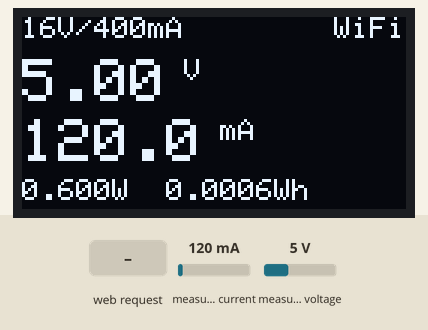
This sketch was run on a simulated ESP32. On the bench: 128×64 one-colour display. The test bench sets the inputs (shaded band); at power-on: measured current 120 mA, measured voltage 5 V. WiFi joins after 1.5 s; servers stay silent unless stated; random numbers use the default seed unless the sketch sets one; what the sketch prints to the serial monitor is not drawn.

Above: at 5.7 s.
5.8 s: HTTP request GET /mode received
At 7.8 s:
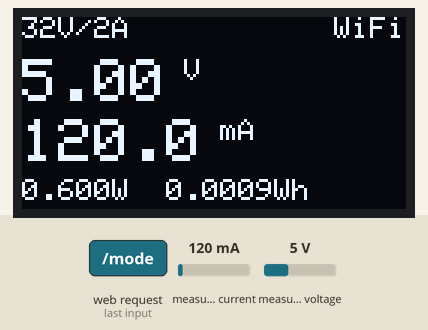
8.8 s: measured current set to 500 mA
At 9.46 s:
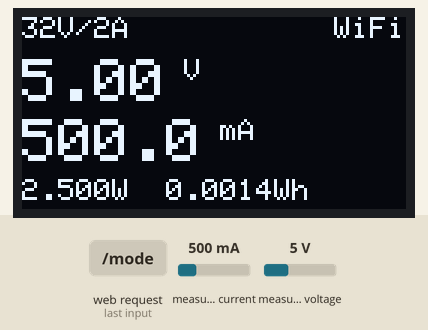
10.5 s: measured voltage set to 0.3 V
At 11.9 s:
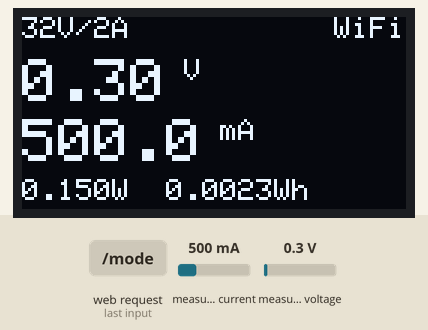
13.5 s: measured current set to 1500 mA
At 14.2 s:
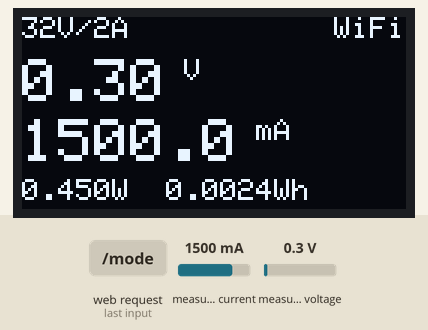
15.9 s: measured voltage set to 3.8 V
At 17.47 s:
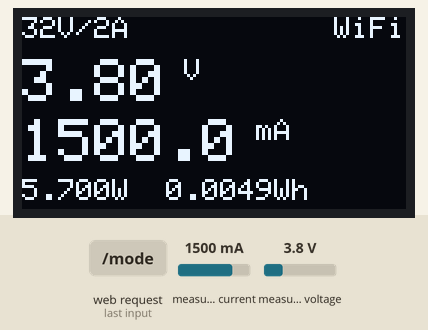
Timing chart, 0 to 18.5 s (numbered marks = the images above; inputs shaded):
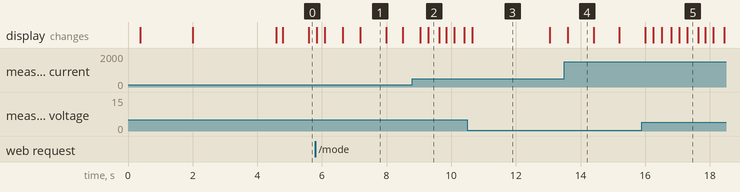

The sketch:

iot_power_meter.ino
```cpp
/*
 * IoT DC Power Meter
 * ESP32 + INA219 + OLED SSD1306 + Web Dashboard
 *
 * โหลดทดสอบ: มอเตอร์เกียร์ ZGA37RG 12V 300rpm (หมุนเปล่า ~0.12A)
 *
 * การต่อสาย
 *   INA219  VCC -> 3.3V   GND -> GND   SDA -> GPIO21   SCL -> GPIO22
 *           Vin+ -> ขั้วบวกแหล่งจ่าย    Vin- -> ขั้วบวกมอเตอร์
 *   OLED    VCC -> 3.3V   GND -> GND   SDA -> GPIO21   SCL -> GPIO22
 *   กราวด์ ESP32 ต้องต่อร่วมกับขั้วลบแหล่งจ่ายเสมอ
 *
 * ปุ่ม BOOT (GPIO0)
 *   กดสั้น  = สลับย่านการวัด (ละเอียด <-> กว้าง)
 *   กดค้าง  = รีเซ็ตค่าพลังงานสะสมและค่าสูงสุด
 *
 * ไลบรารีที่ต้องติดตั้ง
 *   Adafruit INA219, Adafruit SSD1306, Adafruit GFX
 */

#include <Wire.h>
#include <Adafruit_INA219.h>
#include <Adafruit_GFX.h>
#include <Adafruit_SSD1306.h>
#include <WiFi.h>
#include <WebServer.h>

// ---------------- ตั้งค่า ----------------

#define SIM_MODE       false        // true = ใช้ค่าจำลอง ไม่ต้องต่อฮาร์ดแวร์
#define SDA_PIN        21
#define SCL_PIN        22
#define BTN_PIN        0            // ปุ่ม BOOT บนบอร์ด
#define OLED_ADDR      0x3C
#define OLED_W         128
#define OLED_H         64

#define SAMPLES        20           // จำนวนครั้งที่อ่านแล้วเฉลี่ย
#define SAMPLE_MS      200          // คาบการอ่านค่า
#define OLED_MS        250          // คาบการอัปเดตจอ
#define LONG_PRESS_MS  1200

const char* WIFI_SSID = "ใส่ชื่อไวไฟ";
const char* WIFI_PASS = "ใส่รหัสผ่าน";
const char* AP_SSID   = "PowerMeter";   // ใช้เมื่อต่อไวไฟบ้านไม่ได้
const char* AP_PASS   = "12345678";

// ---------------- ตัวแปรร่วม ----------------

Adafruit_INA219 ina219;
Adafruit_SSD1306 display(OLED_W, OLED_H, &Wire, -1);
WebServer server(80);

float voltage_V  = 0;      // แรงดันที่โหลดได้รับ
float current_mA = 0;
float power_W    = 0;
double energy_Wh = 0;
float peak_mA    = 0;      // จับกระแสสูงสุด เช่น ตอนมอเตอร์สตาร์ท
float peak_W     = 0;

uint8_t range = 0;         // 0 = ละเอียด 16V/400mA, 1 = กว้าง 32V/2A
bool sensorOK  = false;
bool oledOK    = false;
bool apMode    = false;
String ipText  = "-";

unsigned long lastSample = 0;
unsigned long lastOled   = 0;
unsigned long lastEnergy = 0;
unsigned long btnDownAt  = 0;
bool btnHandled = false;

// ---------------- INA219 ----------------

void applyRange() {
  if (range == 0) ina219.setCalibration_16V_400mA();
  else            ina219.setCalibration_32V_2A();
}

const char* rangeName() {
  return range == 0 ? "16V/400mA" : "32V/2A";
}

// สแกนหาอุปกรณ์บนบัส I2C แล้วพิมพ์ผลออก Serial
void scanI2C() {
  Serial.println(F("\n-- I2C scan --"));
  uint8_t found = 0;
  for (uint8_t addr = 1; addr < 127; addr++) {
    Wire.beginTransmission(addr);
    if (Wire.endTransmission() == 0) {
      Serial.printf("  พบอุปกรณ์ที่ 0x%02X", addr);
      if (addr == 0x40) Serial.print(F("  <- INA219"));
      if (addr == 0x3C) Serial.print(F("  <- OLED"));
      Serial.println();
      found++;
    }
  }
  if (found == 0) Serial.println(F("  ไม่พบอะไรเลย -> เช็คสาย SDA/SCL และกราวด์ร่วม"));
  Serial.println(F("--------------"));
}

// ---------------- อ่านค่า ----------------

void readSensor() {
  if (SIM_MODE) {
    // จำลองมอเตอร์: กระแสฐาน 120mA แกว่งเล็กน้อย
    float t = millis() / 1000.0;
    voltage_V  = 12.0 + 0.05 * sin(t * 0.7);
    current_mA = 120.0 + 25.0 * sin(t * 0.3) + random(-30, 30) / 10.0;
    if (current_mA < 0) current_mA = 0;
  } else if (sensorOK) {
    float sumV = 0, sumI = 0;
    for (uint8_t i = 0; i < SAMPLES; i++) {
      sumV += ina219.getBusVoltage_V();
      sumI += ina219.getCurrent_mA();
      delayMicroseconds(200);
    }
    voltage_V  = sumV / SAMPLES;
    current_mA = sumI / SAMPLES;
    if (current_mA < 0) current_mA = 0;   // ตัดค่าติดลบจากสัญญาณรบกวน
  } else {
    return;
  }

  power_W = voltage_V * current_mA / 1000.0;

  // สะสมพลังงาน: W x ชั่วโมง
  unsigned long now = millis();
  if (lastEnergy > 0) {
    energy_Wh += power_W * ((now - lastEnergy) / 3600000.0);
  }
  lastEnergy = now;

  if (current_mA > peak_mA) peak_mA = current_mA;
  if (power_W  > peak_W)  peak_W  = power_W;
}

void resetTotals() {
  energy_Wh = 0;
  peak_mA   = 0;
  peak_W    = 0;
  lastEnergy = millis();
}

// ---------------- จอ OLED ----------------

void drawOled() {
  if (!oledOK) return;
  display.clearDisplay();

  display.setTextSize(1);
  display.setTextColor(SSD1306_WHITE);
  display.setCursor(0, 0);
  display.print(rangeName());
  display.setCursor(OLED_W - 24, 0);
  display.print(apMode ? "AP" : (WiFi.status() == WL_CONNECTED ? "WiFi" : "--"));

  display.setTextSize(2);
  display.setCursor(0, 14);
  display.print(voltage_V, 2);
  display.setTextSize(1);
  display.print(" V");

  display.setTextSize(2);
  display.setCursor(0, 34);
  display.print(current_mA, 1);
  display.setTextSize(1);
  display.print(" mA");

  display.setCursor(0, 54);
  display.print(power_W, 3);
  display.print("W  ");
  display.print(energy_Wh, 4);
  display.print("Wh");

  display.display();
}

// ---------------- หน้าเว็บ ----------------

const char PAGE_HTML[] PROGMEM = R"HTMLPAGE(<!DOCTYPE html>
<html lang="th"><head><meta charset="utf-8">
<meta name="viewport" content="width=device-width,initial-scale=1">
<title>DC Power Meter</title>
<style>
:root{--bg:#0c1220;--bg2:#141d33;--edge:#22304d;--tx:#e8eef8;--dim:#7d8daa;
--cy:#4fd8c6;--am:#f5b642;--vi:#9b8cf0;--red:#ef6a5a}
*{margin:0;box-sizing:border-box}
body{min-height:100vh;background:radial-gradient(120% 80% at 50% 0%,#182444 0%,var(--bg) 62%);
color:var(--tx);font:15px/1.6 system-ui,-apple-system,"Segoe UI",sans-serif;
padding:26px 20px 46px;max-width:680px;margin:0 auto;-webkit-font-smoothing:antialiased}
header{display:flex;justify-content:space-between;align-items:center}
h1{font-size:15px;font-weight:600;letter-spacing:.04em}
#st{font-size:12px;color:var(--dim);border:1px solid var(--edge);border-radius:999px;
padding:4px 11px;background:rgba(255,255,255,.02)}
#st.bad{color:var(--red);border-color:#4a2a2a}
.hero{margin:26px 0 4px;display:flex;align-items:baseline;gap:10px}
.hero b{font:300 62px/1 ui-monospace,Menlo,Consolas,monospace;font-variant-numeric:tabular-nums;
color:var(--cy);text-shadow:0 0 26px rgba(79,216,198,.42)}
.hero i{font-style:normal;font-size:19px;color:var(--dim)}
.hero small{margin-left:auto;font-size:12px;color:var(--dim);text-align:right;line-height:1.4}
canvas{width:100%;height:186px;display:block;margin:4px 0 22px}
.row{display:flex;border-top:1px solid var(--edge);border-bottom:1px solid var(--edge)}
.q{flex:1;padding:15px 4px 14px;position:relative}
.q+.q{border-left:1px solid var(--edge)}
.q b{display:block;font:400 25px/1.15 ui-monospace,Menlo,Consolas,monospace;
font-variant-numeric:tabular-nums}
.q span{font-size:11.5px;color:var(--dim)}
#nv b{color:var(--vi)}
#ni b{color:var(--am)}
#ne b{color:var(--tx)}
.btns{display:flex;gap:11px;margin-top:20px}
button{flex:1;font:inherit;font-size:14px;color:var(--tx);cursor:pointer;
background:linear-gradient(180deg,rgba(255,255,255,.05),rgba(255,255,255,.01));
border:1px solid var(--edge);border-radius:10px;padding:12px}
button:active{background:rgba(79,216,198,.14);border-color:var(--cy)}
</style></head><body>
<header><h1>DC Power Meter</h1><div id="st">กำลังอ่านค่า</div></header>

<div class="hero">
<b id="p">–</b><i>W</i>
<small><span id="pk">–</span><br><span id="up">–</span></small>
</div>
<canvas id="c"></canvas>

<div class="row">
<div class="q" id="nv"><b id="v">–</b><span>แรงดัน · โวลต์</span></div>
<div class="q" id="ni"><b id="i">–</b><span>กระแส · มิลลิแอมป์</span></div>
<div class="q" id="ne"><b id="e">–</b><span>พลังงานสะสม · Wh</span></div>
</div>

<div class="btns">
<button onclick="cmd('/mode')">สลับย่านการวัด</button>
<button onclick="cmd('/reset')">เริ่มนับใหม่</button>
</div>

<script>
var H=[],MAX=190,c=document.getElementById('c'),g=c.getContext('2d');
function fit(){c.width=c.clientWidth*devicePixelRatio;c.height=c.clientHeight*devicePixelRatio;
g.setTransform(devicePixelRatio,0,0,devicePixelRatio,0,0);draw()}
onresize=fit;
function draw(){
 var w=c.clientWidth,h=c.clientHeight,k,mx=0.01;
 g.clearRect(0,0,w,h);
 for(k=0;k<H.length;k++)if(H[k]>mx)mx=H[k];
 mx*=1.35;
 g.strokeStyle='#1b2740';g.lineWidth=1;
 for(k=1;k<4;k++){var y=h*k/4;g.beginPath();g.moveTo(0,y);g.lineTo(w,y);g.stroke()}
 g.fillStyle='#7d8daa';g.font='11px ui-monospace,Menlo,monospace';
 g.fillText(mx.toFixed(2)+' W',0,12);
 if(H.length<2)return;
 var X=function(n){return w*n/(MAX-1)},Y=function(v){return h-8-(v/mx)*(h-30)};
 var grd=g.createLinearGradient(0,0,0,h);
 grd.addColorStop(0,'rgba(79,216,198,.30)');grd.addColorStop(1,'rgba(79,216,198,0)');
 g.beginPath();g.moveTo(X(0),h);
 for(k=0;k<H.length;k++)g.lineTo(X(k),Y(H[k]));
 g.lineTo(X(H.length-1),h);g.closePath();g.fillStyle=grd;g.fill();
 g.shadowColor='rgba(79,216,198,.75)';g.shadowBlur=12;
 g.strokeStyle='#4fd8c6';g.lineWidth=2;g.lineJoin='round';
 g.beginPath();
 for(k=0;k<H.length;k++){k?g.lineTo(X(k),Y(H[k])):g.moveTo(X(k),Y(H[k]))}
 g.stroke();
 g.fillStyle='#8ff0e2';g.beginPath();
 g.arc(X(H.length-1),Y(H[H.length-1]),4,0,7);g.fill();
 g.shadowBlur=0;
}
function set(id,t){document.getElementById(id).textContent=t}
function tick(){
 fetch('/data').then(function(r){return r.json()}).then(function(d){
  set('p',d.p.toFixed(3));set('v',d.v.toFixed(2));
  set('i',d.i.toFixed(1));set('e',d.e.toFixed(4));
  set('pk','สูงสุด '+d.pi.toFixed(1)+' mA');
  set('up','เปิดมาแล้ว '+Math.floor(d.up/60)+' นาที');
  var s='ย่าน '+d.r;
  if(d.sim)s='โหมดค่าจำลอง';
  if(!d.ok)s='เซนเซอร์ไม่ตอบสนอง';
  set('st',s);document.getElementById('st').className=d.ok?'':'bad';
  H.push(d.p);if(H.length>MAX)H.shift();
  draw();
 }).catch(function(){
  set('st','ขาดการเชื่อมต่อ');document.getElementById('st').className='bad';
 });
}
function cmd(u){fetch(u).then(tick)}
fit();tick();setInterval(tick,500);
</script></body></html>)HTMLPAGE";

void handleRoot() {
  server.send_P(200, "text/html; charset=utf-8", PAGE_HTML);
}

void handleData() {
  char buf[240];
  snprintf(buf, sizeof(buf),
    "{\"v\":%.3f,\"i\":%.2f,\"p\":%.4f,\"e\":%.5f,"
    "\"pi\":%.2f,\"pp\":%.4f,\"r\":\"%s\",\"ok\":%s,\"sim\":%s,\"up\":%lu}",
    voltage_V, current_mA, power_W, energy_Wh,
    peak_mA, peak_W, rangeName(),
    (sensorOK || SIM_MODE) ? "true" : "false",
    SIM_MODE ? "true" : "false",
    millis() / 1000);
  server.send(200, "application/json", buf);
}

void handleReset() {
  resetTotals();
  server.send(200, "text/plain", "ok");
}

void handleMode() {
  range = 1 - range;
  applyRange();
  server.send(200, "text/plain", rangeName());
}

// ---------------- ไวไฟ ----------------

void startWiFi() {
  WiFi.mode(WIFI_STA);
  WiFi.begin(WIFI_SSID, WIFI_PASS);
  Serial.print(F("กำลังต่อไวไฟ"));
  unsigned long t0 = millis();
  while (WiFi.status() != WL_CONNECTED && millis() - t0 < 12000) {
    delay(400);
    Serial.print('.');
  }
  Serial.println();

  if (WiFi.status() == WL_CONNECTED) {
    ipText = WiFi.localIP().toString();
    Serial.println("ต่อไวไฟสำเร็จ  เปิด http://" + ipText);
  } else {
    // ต่อไม่ได้ก็ปล่อยไวไฟของตัวเอง จะได้สาธิตที่ไหนก็ได้
    apMode = true;
    WiFi.mode(WIFI_AP);
    WiFi.softAP(AP_SSID, AP_PASS);
    ipText = WiFi.softAPIP().toString();
    Serial.printf("เปิดโหมด AP  ชื่อ %s  รหัส %s\n", AP_SSID, AP_PASS);
    Serial.println("เปิด http://" + ipText);
  }
}

// ---------------- ปุ่ม ----------------

void handleButton() {
  bool down = digitalRead(BTN_PIN) == LOW;

  if (down && btnDownAt == 0) {
    btnDownAt = millis();
    btnHandled = false;
  }

  if (down && !btnHandled && millis() - btnDownAt > LONG_PRESS_MS) {
    resetTotals();
    btnHandled = true;
    Serial.println(F("รีเซ็ตค่าสะสมแล้ว"));
  }

  if (!down && btnDownAt > 0) {
    if (!btnHandled) {
      range = 1 - range;
      applyRange();
      Serial.printf("เปลี่ยนย่านเป็น %s\n", rangeName());
    }
    btnDownAt = 0;
  }
}

// ---------------- setup / loop ----------------

void setup() {
  Serial.begin(115200);
  delay(300);
  Serial.println(F("\nIoT DC Power Meter"));

  pinMode(BTN_PIN, INPUT_PULLUP);
  Wire.begin(SDA_PIN, SCL_PIN);
  scanI2C();

  oledOK = display.begin(SSD1306_SWITCHCAPVCC, OLED_ADDR);
  if (oledOK) {
    display.clearDisplay();
    display.setTextSize(1);
    display.setTextColor(SSD1306_WHITE);
    display.setCursor(0, 0);
    display.println(F("Power Meter"));
    display.println(F("starting..."));
    display.display();
  } else {
    Serial.println(F("ไม่พบจอ OLED"));
  }

  if (!SIM_MODE) {
    sensorOK = ina219.begin();
    if (sensorOK) {
      applyRange();
      Serial.printf("INA219 พร้อม  ย่าน %s\n", rangeName());
    } else {
      Serial.println(F("ไม่พบ INA219 -> เช็คสายและกราวด์ร่วม"));
    }
  } else {
    Serial.println(F("ทำงานในโหมดค่าจำลอง"));
  }

  startWiFi();

  server.on("/", handleRoot);
  server.on("/data", handleData);
  server.on("/reset", handleReset);
  server.on("/mode", handleMode);
  server.begin();

  lastEnergy = millis();

  if (oledOK) {
    display.clearDisplay();
    display.setCursor(0, 0);
    display.println(apMode ? F("AP: PowerMeter") : F("WiFi ok"));
    display.println(ipText);
    display.display();
    delay(2500);
  }
}

void loop() {
  server.handleClient();
  handleButton();

  unsigned long now = millis();

  if (now - lastSample >= SAMPLE_MS) {
    lastSample = now;
    readSensor();
  }

  if (now - lastOled >= OLED_MS) {
    lastOled = now;
    drawOled();
  }
}
```

Measured:
- what the display in image 1 shows lasts 0.8 s, from 7.2 s to 8.0 s
- what the display in image 3 shows lasts 2.4 s, from 10.6 s to 13.0 s
